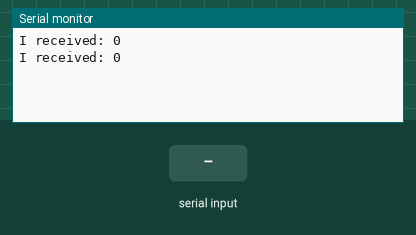
The sketch below on a simulated Arduino Uno, built with avr-gcc and run on an emulated ATmega328P. Parts: the last lines printed to the serial monitor. The test bench sets the inputs (shaded band).

Above: at 1.2 s.
1.3 s: "90,45\n" received over Serial
At 2.6 s:
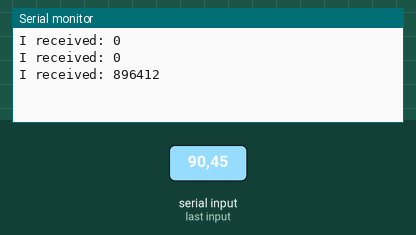
2.8 s: "30,150\n" received over Serial
At 3.4 s:
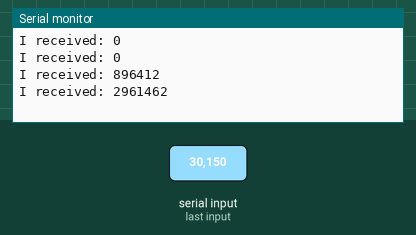
Timing chart, 0 to 5.8 s (numbered marks = the images above; inputs shaded):
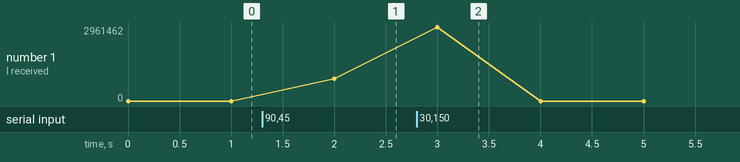

Measured:
- after the input at 1.3 s, the serial monitor: prints a new line after 0.70 s (image 1)
- after the input at 2.8 s, the serial monitor: prints a new line after 0.20 s (image 2)
- plotted number 1: 0 → 896412 after the input at 1.3 s

The sketch:

ascii_to_decimal.ino
```cpp
   // for incoming serial data

void setup() {
         Serial.begin(9600);     // opens serial port, sets data rate to 9600 bps
}

void loop() {
byte x=0;
long y=0;
int z=1;
         // send data only when you receive data:
         while(Serial.available() > 0) {
                 // read the incoming byte:

                 x = Serial.read();
                    if(x!=45){
                      y=(y*10)+z*(x-48);


                  }
                    else{
                      z=-1;


                  }

         }        // say what you got:

                 Serial.print("I received: ");
                 Serial.println(y, DEC);
         delay(1000);
}
```
